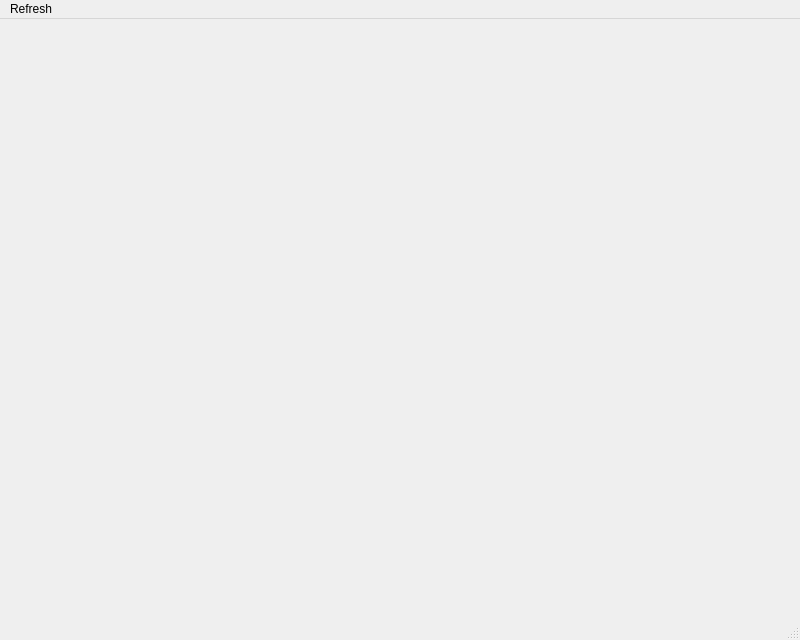
<?xml version="1.0" encoding="UTF-8"?>
<ui version="4.0">
 <class>litepadnews</class>
 <widget class="QMainWindow" name="litepadnews">
  <property name="geometry">
   <rect>
    <x>0</x>
    <y>0</y>
    <width>800</width>
    <height>640</height>
   </rect>
  </property>
  <property name="windowTitle">
   <string>LitePad News</string>
  </property>
  <property name="windowIcon">
   <iconset resource="resources/resources.qrc">
    <normaloff>:/litepad-logo-32x32.png</normaloff>:/litepad-logo-32x32.png</iconset>
  </property>
  <widget class="QWidget" name="centralwidget"/>
  <widget class="QMenuBar" name="menubar">
   <property name="geometry">
    <rect>
     <x>0</x>
     <y>0</y>
     <width>800</width>
     <height>25</height>
    </rect>
   </property>
   <widget class="QMenu" name="menuRefresh">
    <property name="title">
     <string>Refresh</string>
    </property>
   </widget>
   <addaction name="menuRefresh"/>
  </widget>
  <widget class="QStatusBar" name="statusbar"/>
 </widget>
 <resources>
  <include location="resources/resources.qrc"/>
 </resources>
 <connections/>
</ui>
